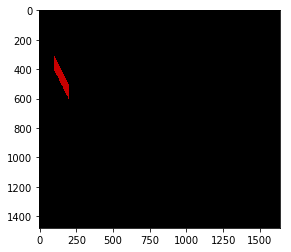

Here is the Python script that generated this plot:
#shear
%matplotlib inline 
f=()
points = ((100, 100), (200, 100), (200, 200), (100, 200))
w=np.array([[1,0],[2,1]])
for i in points:
    a=i[0]
    b=i[1]
    z=np.array([[a],[b]])
    transformed=np.dot(w,z)    
    z=[transformed[0][0],transformed[1][0]]

    
    z=tuple(z)
    f=f+z
image = Image.new("RGB", (1640, 1480))
draw = ImageDraw.Draw(image)
draw.polygon((f), fill=200)
import matplotlib.pyplot as plt
plt.imshow(image)
    
